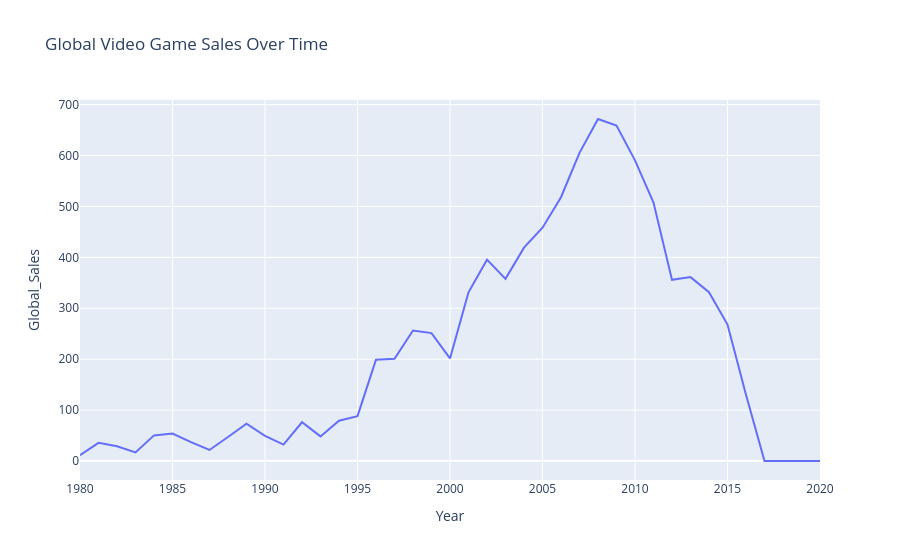

Source (notebook cell):
### Code cell
# Created an interactive line chart to show global sales over time.
fig = px.line(
    year_sales,
    x="Year",
    y="Global_Sales",
    title="Global Video Game Sales Over Time"
)

fig.show()

### Figure 1 — Plotly figure (JSON) as saved in the notebook; plotly's stock layout.template omitted (floating-point values rounded to 4 significant figures)
{"data": [{"hovertemplate": "Year=%{x}<br>Global_Sales=%{y}<extra></extra>", "legendgroup": "", "line": {"color": "#636efa", "dash": "solid"}, "marker": {"symbol": "circle"}, "mode": "lines", "name": "", "orientation": "v", "showlegend": false, "type": "scatter", "x": [1980.0, 1981.0, 1982.0, 1983.0, 1984.0, 1985.0, 1986.0, 1987.0, 1988.0, 1989.0, 1990.0, 1991.0, 1992.0, 1993.0, 1994.0, 1995.0, 1996.0, 1997.0, 1998.0, 1999.0, 2000.0, 2001.0, 2002.0, 2003.0, 2004.0, 2005.0, 2006.0, 2007.0, 2008.0, 2009.0, 2010.0, 2011.0, 2012.0, 2013.0, 2014.0, 2015.0, 2016.0, 2017.0, 2020.0], "xaxis": "x", "y": [11.38, 35.77, 28.86, 16.79, 50.36, 53.94, 37.07, 21.74, 47.22, 73.45, 49.39, 32.23, 76.17, 48.4, 79.18, 88.11, 199.2, 201.0, 256.4, 251.2, 201.6, 331.5, 395.5, 357.8, 419.1, 458.3, 518.2, 605.4, 671.8, 658.9, 590.6, 507.8, 355.8, 361.2, 331.5, 268.1, 130.1, 0.06, 0.29], "yaxis": "y"}], "layout": {"legend": {"tracegroupgap": 0}, "title": {"text": "Global Video Game Sales Over Time"}, "xaxis": {"anchor": "y", "domain": [0, 1], "title": {"text": "Year"}}, "yaxis": {"anchor": "x", "domain": [0, 1], "title": {"text": "Global_Sales"}}}}
